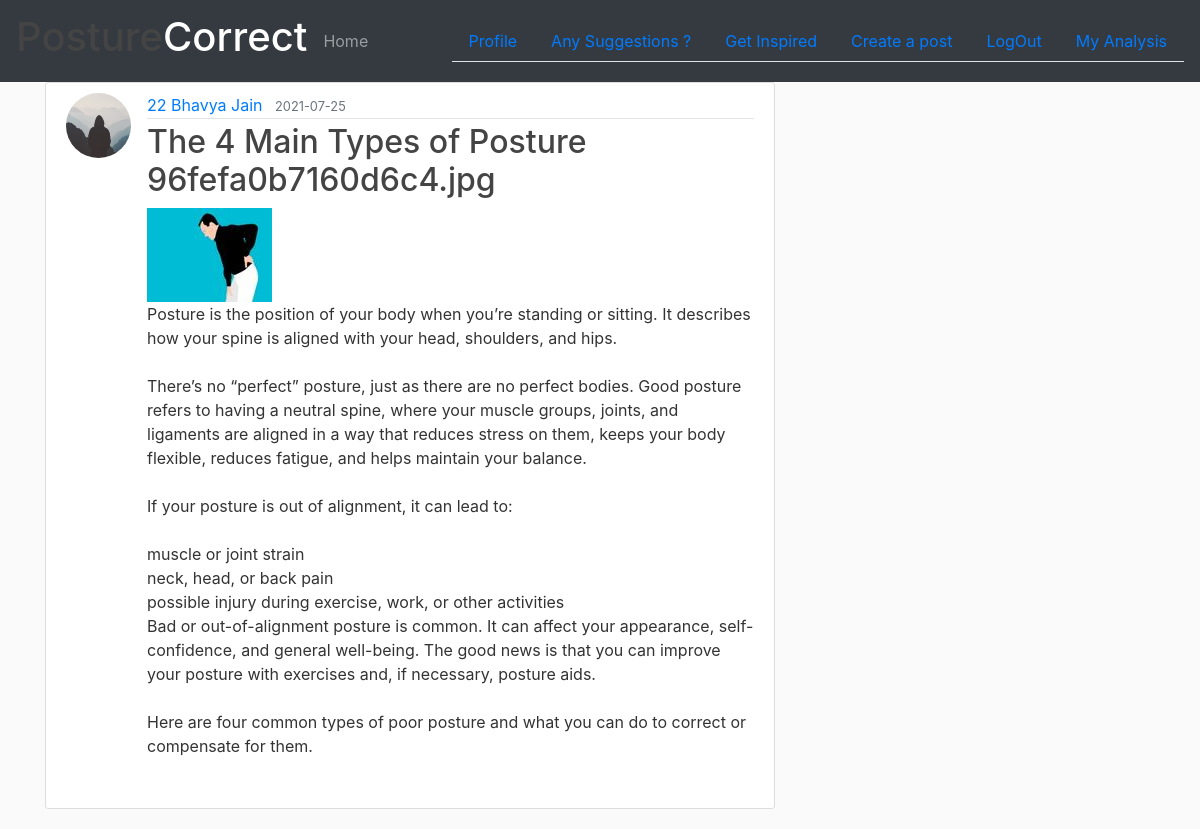
Screenshot of /post/5 (signed in) with the database file from the repository.
### se_hackethon_project/models.py (models this page shows, shortened)
class User(db.Model,UserMixin):
    id = db.Column(db.Integer,primary_key=True)
    name = db.Column(db.String(20),nullable=False)
    email = db.Column(db.String(120),unique=True,nullable=False)
    image_file = db.Column(db.String(20),nullable=False,default = 'default.jpg')
    password = db.Column(db.String(60),nullable=False)
    posts = db.relationship('Post', backref='author', lazy=True)
    feedbacks = db.relationship('Feedback',backref='customer',lazy=True)
    analyzeSessions = db.relationship('Accuracy',backref='results',lazy=True)

class Post(db.Model):
    id = db.Column(db.Integer,primary_key = True)
    title = db.Column(db.String(100),nullable = False)
    date_posted = db.Column(db.DateTime,nullable = False,default = datetime.utcnow)
    content = db.Column(db.Text,nullable=False)
    image_file = db.Column(db.String(20),nullable=False,default = 'default1.jpg')
    user_id = db.Column(db.Integer, db.ForeignKey('user.id'), nullable=False)

### se_hackethon_project/routes.py (the view)
@app.route("/post/<int:post_id>")
def post(post_id):
    post = Post.query.get_or_404(post_id)
    return render_template('post.html', title=post.title, post=post)

### se_hackethon_project/models.py (called while the page is built)
@login_manager.user_loader
def load_user(user_id):
    return User.query.get(int(user_id))

### se_hackethon_project/templates/post.html (shortened to what this page needs)
{% extends 'layout.html' %}
{% block content %}
  <article class="media content-section">
    <img class="rounded-circle article-img" src="{{ url_for('static',filename = 'profile_pics/' + post.author.image_file) }}">
    <div class="media-body">
      <div class="article-metadata">
        <a class="mr-2" href="{{ url_for('user_posts',username=post.author.name) }}">{{ post.author.name }}</a>
        <small class="text-muted">{{ post.date_posted.strftime("%Y-%m-%d") }}</small>
      </div>
      <h2 class="article-title">{{ post.title }} {{post.image_file}}</h2>
      <img src="{{ url_for('static',filename = 'profile_pics/' + post.image_file) }}" alt="Post Picture">
      <p class="article-content">{{ post.content }}</p>
    </div>
  </article>
{% endblock content %}

### se_hackethon_project/static/main.css (style rules this page uses)
body { background: #fafafa; color: #333333; }
h1, h2, h3, h4, h5, h6 { color: #444444; }
.content-section { background: #ffffff; padding: 10px 20px; border: 1px solid #dddddd; border-radius: 3px; margin-bottom: 20px; }
.article-title { color: #444444; }
.article-content { white-space: pre-line; }
.article-img { height: 65px; width: 65px; margin-right: 16px; }
.article-metadata { padding-bottom: 1px; margin-bottom: 4px; border-bottom: 1px solid #e3e3e3 }

### rows the page displays
User: image_file (placeholder picture), author.name "22 Bhavya Jain"
Post: date_posted "2021-07-25", title "The 4 Main Types of Posture", image_file "96fefa0b7160d6c4.jpg", image_file (picture), content "Posture is the position of your body when you’re standing or sitting. It describes how your spine is aligned with your head, shoulders, and hips. There’s no “perfect” posture, just as there are no perfect bodies. Good posture refers to having a neutral spine, where your muscle groups, joints, and ligaments are aligned in a way that reduces stress on them, keeps your body flexible, reduces fatigue, and helps maintain your balance. If your posture is out of alignment, it can lead to: muscle or joint strain neck, head, or back pain possible injury during exercise, work, or other activities Bad or out-of-alignment posture is common. It can affect your appearance, self-confidence, and general…"
